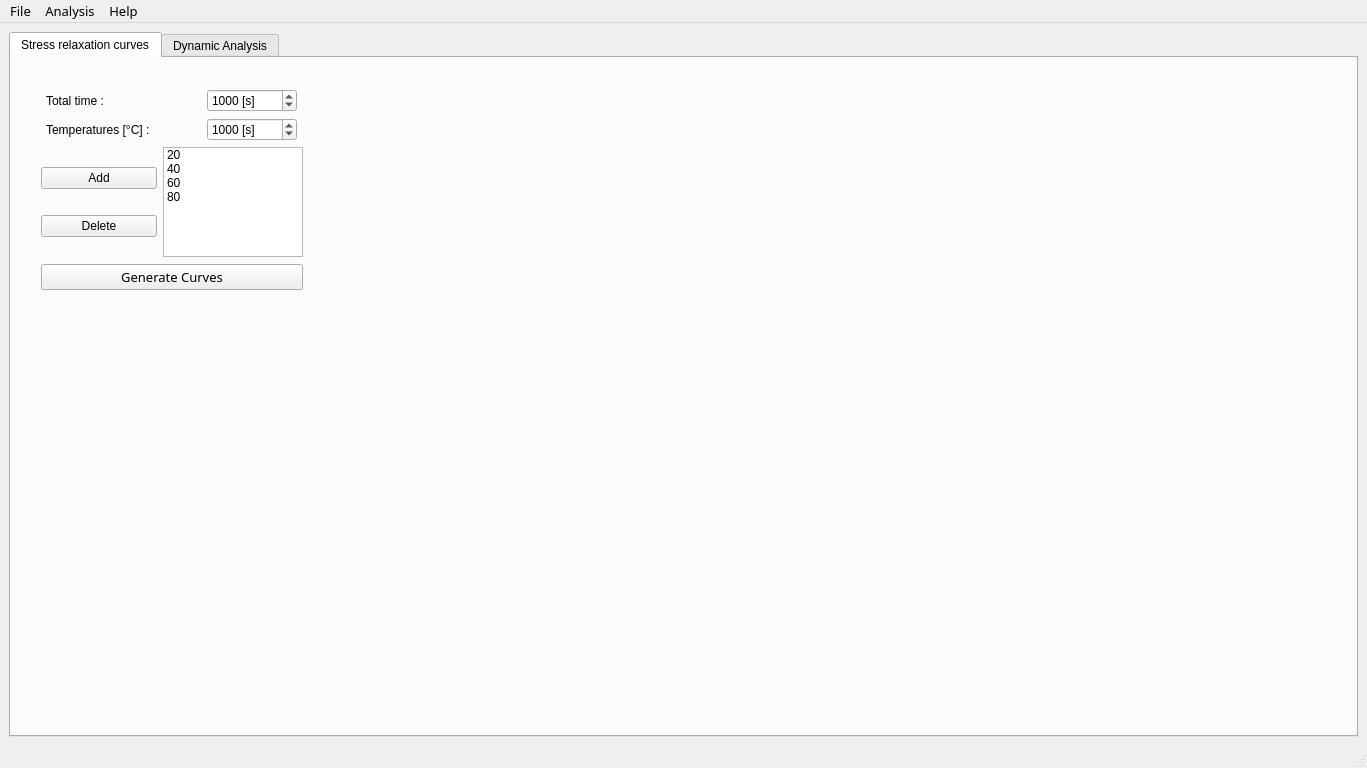
<?xml version="1.0" encoding="UTF-8"?>
<ui version="4.0">
 <class>MainWindow</class>
 <widget class="QMainWindow" name="MainWindow">
  <property name="geometry">
   <rect>
    <x>0</x>
    <y>0</y>
    <width>1367</width>
    <height>768</height>
   </rect>
  </property>
  <property name="windowTitle">
   <string>MainWindow</string>
  </property>
  <widget class="QWidget" name="centralwidget">
   <layout class="QGridLayout" name="gridLayout">
    <item row="0" column="0">
     <widget class="QTabWidget" name="tabWidget">
      <property name="currentIndex">
       <number>0</number>
      </property>
      <widget class="QWidget" name="tab_stressRelaxation">
       <attribute name="title">
        <string>Stress relaxation curves</string>
       </attribute>
       <widget class="QWidget" name="layoutWidget">
        <property name="geometry">
         <rect>
          <x>30</x>
          <y>30</y>
          <width>262</width>
          <height>203</height>
         </rect>
        </property>
        <layout class="QVBoxLayout" name="verticalLayout_8">
         <item>
          <layout class="QVBoxLayout" name="verticalLayout_7">
           <item>
            <layout class="QHBoxLayout" name="horizontalLayout_12">
             <item>
              <widget class="QLabel" name="label_9">
               <property name="minimumSize">
                <size>
                 <width>150</width>
                 <height>0</height>
                </size>
               </property>
               <property name="maximumSize">
                <size>
                 <width>150</width>
                 <height>16777215</height>
                </size>
               </property>
               <property name="text">
                <string>Total time :</string>
               </property>
              </widget>
             </item>
             <item>
              <widget class="QSpinBox" name="sB_TotalTime">
               <property name="minimumSize">
                <size>
                 <width>90</width>
                 <height>0</height>
                </size>
               </property>
               <property name="maximumSize">
                <size>
                 <width>90</width>
                 <height>16777215</height>
                </size>
               </property>
               <property name="suffix">
                <string> [s]</string>
               </property>
               <property name="maximum">
                <number>1000000</number>
               </property>
               <property name="value">
                <number>1000</number>
               </property>
              </widget>
             </item>
            </layout>
           </item>
           <item>
            <layout class="QHBoxLayout" name="horizontalLayout_11">
             <item>
              <widget class="QLabel" name="label_7">
               <property name="minimumSize">
                <size>
                 <width>150</width>
                 <height>0</height>
                </size>
               </property>
               <property name="maximumSize">
                <size>
                 <width>150</width>
                 <height>16777215</height>
                </size>
               </property>
               <property name="text">
                <string>Temperatures [°C] :</string>
               </property>
              </widget>
             </item>
             <item>
              <widget class="QSpinBox" name="sB_TempStressRel">
               <property name="minimumSize">
                <size>
                 <width>90</width>
                 <height>0</height>
                </size>
               </property>
               <property name="maximumSize">
                <size>
                 <width>90</width>
                 <height>16777215</height>
                </size>
               </property>
               <property name="suffix">
                <string> [s]</string>
               </property>
               <property name="maximum">
                <number>1000000</number>
               </property>
               <property name="value">
                <number>1000</number>
               </property>
              </widget>
             </item>
            </layout>
           </item>
           <item>
            <layout class="QHBoxLayout" name="horizontalLayout_10">
             <item>
              <layout class="QVBoxLayout" name="verticalLayout_6">
               <item>
                <widget class="QPushButton" name="pB_AddTempStressRel">
                 <property name="text">
                  <string>Add</string>
                 </property>
                </widget>
               </item>
               <item>
                <widget class="QPushButton" name="pB_DeleteTempStressRel">
                 <property name="text">
                  <string>Delete</string>
                 </property>
                </widget>
               </item>
              </layout>
             </item>
             <item>
              <widget class="QListWidget" name="listWidgetTemp_StressRel">
               <property name="minimumSize">
                <size>
                 <width>140</width>
                 <height>110</height>
                </size>
               </property>
               <property name="maximumSize">
                <size>
                 <width>140</width>
                 <height>110</height>
                </size>
               </property>
               <item>
                <property name="text">
                 <string>20</string>
                </property>
               </item>
               <item>
                <property name="text">
                 <string>40</string>
                </property>
               </item>
               <item>
                <property name="text">
                 <string>60</string>
                </property>
               </item>
               <item>
                <property name="text">
                 <string>80</string>
                </property>
               </item>
              </widget>
             </item>
            </layout>
           </item>
          </layout>
         </item>
         <item>
          <widget class="QPushButton" name="pB_GenerateRelaxationCurves">
           <property name="font">
            <font>
             <family>Ebrima</family>
             <pointsize>10</pointsize>
            </font>
           </property>
           <property name="text">
            <string>Generate Curves</string>
           </property>
          </widget>
         </item>
        </layout>
       </widget>
      </widget>
      <widget class="QWidget" name="tab_Dynamic">
       <attribute name="title">
        <string>Dynamic Analysis</string>
       </attribute>
       <widget class="QWidget" name="layoutWidget">
        <property name="geometry">
         <rect>
          <x>30</x>
          <y>40</y>
          <width>270</width>
          <height>525</height>
         </rect>
        </property>
        <layout class="QVBoxLayout" name="verticalLayout_5">
         <item>
          <widget class="QGroupBox" name="gB_vsFreq">
           <property name="font">
            <font>
             <family>Ebrima</family>
             <pointsize>10</pointsize>
            </font>
           </property>
           <property name="title">
            <string>vs Frequency</string>
           </property>
           <layout class="QVBoxLayout" name="verticalLayout_2">
            <item>
             <layout class="QHBoxLayout" name="horizontalLayout">
              <item>
               <widget class="QLabel" name="label">
                <property name="minimumSize">
                 <size>
                  <width>150</width>
                  <height>0</height>
                 </size>
                </property>
                <property name="maximumSize">
                 <size>
                  <width>150</width>
                  <height>16777215</height>
                 </size>
                </property>
                <property name="text">
                 <string>Initial Frequency [Hz] :</string>
                </property>
               </widget>
              </item>
              <item>
               <widget class="QDoubleSpinBox" name="dSB_initialFreq">
                <property name="minimumSize">
                 <size>
                  <width>90</width>
                  <height>0</height>
                 </size>
                </property>
                <property name="maximumSize">
                 <size>
                  <width>90</width>
                  <height>16777215</height>
                 </size>
                </property>
                <property name="suffix">
                 <string> [Hz]</string>
                </property>
                <property name="minimum">
                 <double>0.010000000000000</double>
                </property>
                <property name="maximum">
                 <double>20.000000000000000</double>
                </property>
                <property name="singleStep">
                 <double>0.010000000000000</double>
                </property>
               </widget>
              </item>
             </layout>
            </item>
            <item>
             <layout class="QHBoxLayout" name="horizontalLayout_2">
              <item>
               <widget class="QLabel" name="label_2">
                <property name="minimumSize">
                 <size>
                  <width>150</width>
                  <height>0</height>
                 </size>
                </property>
                <property name="maximumSize">
                 <size>
                  <width>150</width>
                  <height>16777215</height>
                 </size>
                </property>
                <property name="text">
                 <string>Final Frequency [Hz] :</string>
                </property>
               </widget>
              </item>
              <item>
               <widget class="QDoubleSpinBox" name="dSB_finalFreq">
                <property name="minimumSize">
                 <size>
                  <width>90</width>
                  <height>0</height>
                 </size>
                </property>
                <property name="maximumSize">
                 <size>
                  <width>90</width>
                  <height>16777215</height>
                 </size>
                </property>
                <property name="suffix">
                 <string> [Hz]</string>
                </property>
                <property name="minimum">
                 <double>0.010000000000000</double>
                </property>
                <property name="maximum">
                 <double>20.000000000000000</double>
                </property>
                <property name="singleStep">
                 <double>0.010000000000000</double>
                </property>
                <property name="value">
                 <double>0.250000000000000</double>
                </property>
               </widget>
              </item>
             </layout>
            </item>
            <item>
             <layout class="QHBoxLayout" name="horizontalLayout_3">
              <item>
               <widget class="QLabel" name="label_3">
                <property name="minimumSize">
                 <size>
                  <width>150</width>
                  <height>0</height>
                 </size>
                </property>
                <property name="maximumSize">
                 <size>
                  <width>150</width>
                  <height>16777215</height>
                 </size>
                </property>
                <property name="text">
                 <string>Temperatures [°C] :</string>
                </property>
               </widget>
              </item>
              <item>
               <widget class="QLineEdit" name="lineEditTemp">
                <property name="minimumSize">
                 <size>
                  <width>60</width>
                  <height>0</height>
                 </size>
                </property>
                <property name="maximumSize">
                 <size>
                  <width>60</width>
                  <height>16777215</height>
                 </size>
                </property>
               </widget>
              </item>
             </layout>
            </item>
            <item>
             <layout class="QHBoxLayout" name="horizontalLayout_8">
              <item>
               <layout class="QVBoxLayout" name="verticalLayout">
                <item>
                 <widget class="QPushButton" name="pB_AddTemp">
                  <property name="text">
                   <string>Add</string>
                  </property>
                 </widget>
                </item>
                <item>
                 <widget class="QPushButton" name="pB_DeleteTemp">
                  <property name="text">
                   <string>Delete</string>
                  </property>
                 </widget>
                </item>
               </layout>
              </item>
              <item>
               <widget class="QListWidget" name="listWidgetTemp">
                <property name="minimumSize">
                 <size>
                  <width>140</width>
                  <height>110</height>
                 </size>
                </property>
                <property name="maximumSize">
                 <size>
                  <width>140</width>
                  <height>110</height>
                 </size>
                </property>
                <item>
                 <property name="text">
                  <string>20</string>
                 </property>
                </item>
                <item>
                 <property name="text">
                  <string>40</string>
                 </property>
                </item>
                <item>
                 <property name="text">
                  <string>60</string>
                 </property>
                </item>
                <item>
                 <property name="text">
                  <string>80</string>
                 </property>
                </item>
               </widget>
              </item>
             </layout>
            </item>
           </layout>
          </widget>
         </item>
         <item>
          <widget class="QGroupBox" name="gB_vsFreq_2">
           <property name="font">
            <font>
             <family>Ebrima</family>
             <pointsize>10</pointsize>
            </font>
           </property>
           <property name="title">
            <string>vs Temperatures</string>
           </property>
           <layout class="QVBoxLayout" name="verticalLayout_3">
            <item>
             <layout class="QHBoxLayout" name="horizontalLayout_4">
              <item>
               <widget class="QLabel" name="label_4">
                <property name="minimumSize">
                 <size>
                  <width>150</width>
                  <height>0</height>
                 </size>
                </property>
                <property name="maximumSize">
                 <size>
                  <width>150</width>
                  <height>16777215</height>
                 </size>
                </property>
                <property name="text">
                 <string>Initial Temperature [°C] :</string>
                </property>
               </widget>
              </item>
              <item>
               <widget class="QDoubleSpinBox" name="dSB_initialTemp">
                <property name="minimumSize">
                 <size>
                  <width>90</width>
                  <height>0</height>
                 </size>
                </property>
                <property name="maximumSize">
                 <size>
                  <width>90</width>
                  <height>16777215</height>
                 </size>
                </property>
                <property name="suffix">
                 <string> [°C]</string>
                </property>
                <property name="minimum">
                 <double>0.000000000000000</double>
                </property>
                <property name="maximum">
                 <double>100.000000000000000</double>
                </property>
                <property name="singleStep">
                 <double>0.010000000000000</double>
                </property>
                <property name="value">
                 <double>0.000000000000000</double>
                </property>
               </widget>
              </item>
             </layout>
            </item>
            <item>
             <layout class="QHBoxLayout" name="horizontalLayout_5">
              <item>
               <widget class="QLabel" name="label_5">
                <property name="minimumSize">
                 <size>
                  <width>150</width>
                  <height>0</height>
                 </size>
                </property>
                <property name="maximumSize">
                 <size>
                  <width>150</width>
                  <height>16777215</height>
                 </size>
                </property>
                <property name="text">
                 <string>Final Temperature [°C] :</string>
                </property>
               </widget>
              </item>
              <item>
               <widget class="QDoubleSpinBox" name="dSB_finalTemp">
                <property name="minimumSize">
                 <size>
                  <width>90</width>
                  <height>0</height>
                 </size>
                </property>
                <property name="maximumSize">
                 <size>
                  <width>90</width>
                  <height>16777215</height>
                 </size>
                </property>
                <property name="suffix">
                 <string> [°C]</string>
                </property>
                <property name="minimum">
                 <double>0.010000000000000</double>
                </property>
                <property name="maximum">
                 <double>100.000000000000000</double>
                </property>
                <property name="singleStep">
                 <double>0.010000000000000</double>
                </property>
                <property name="value">
                 <double>0.250000000000000</double>
                </property>
               </widget>
              </item>
             </layout>
            </item>
            <item>
             <layout class="QHBoxLayout" name="horizontalLayout_6">
              <item>
               <widget class="QLabel" name="label_6">
                <property name="minimumSize">
                 <size>
                  <width>150</width>
                  <height>0</height>
                 </size>
                </property>
                <property name="maximumSize">
                 <size>
                  <width>150</width>
                  <height>16777215</height>
                 </size>
                </property>
                <property name="text">
                 <string>Frequencies [Hz] :</string>
                </property>
               </widget>
              </item>
              <item>
               <widget class="QLineEdit" name="lineEditFreq">
                <property name="minimumSize">
                 <size>
                  <width>60</width>
                  <height>0</height>
                 </size>
                </property>
                <property name="maximumSize">
                 <size>
                  <width>60</width>
                  <height>16777215</height>
                 </size>
                </property>
               </widget>
              </item>
             </layout>
            </item>
            <item>
             <layout class="QHBoxLayout" name="horizontalLayout_9">
              <item>
               <layout class="QVBoxLayout" name="verticalLayout_4">
                <item>
                 <widget class="QPushButton" name="pB_AddFreq">
                  <property name="text">
                   <string>Add</string>
                  </property>
                 </widget>
                </item>
                <item>
                 <widget class="QPushButton" name="pB_DeleteFreq">
                  <property name="text">
                   <string>Delete</string>
                  </property>
                 </widget>
                </item>
               </layout>
              </item>
              <item>
               <widget class="QListWidget" name="listWidgetFreq">
                <property name="minimumSize">
                 <size>
                  <width>140</width>
                  <height>110</height>
                 </size>
                </property>
                <property name="maximumSize">
                 <size>
                  <width>140</width>
                  <height>110</height>
                 </size>
                </property>
                <item>
                 <property name="text">
                  <string>0.05</string>
                 </property>
                </item>
                <item>
                 <property name="text">
                  <string>0.10</string>
                 </property>
                </item>
                <item>
                 <property name="text">
                  <string>0.15</string>
                 </property>
                </item>
                <item>
                 <property name="text">
                  <string>0.20</string>
                 </property>
                </item>
                <item>
                 <property name="text">
                  <string>0.25</string>
                 </property>
                </item>
               </widget>
              </item>
             </layout>
            </item>
           </layout>
          </widget>
         </item>
         <item>
          <layout class="QHBoxLayout" name="horizontalLayout_7">
           <item>
            <widget class="QPushButton" name="pB_GenerateCurves">
             <property name="font">
              <font>
               <family>Ebrima</family>
               <pointsize>10</pointsize>
              </font>
             </property>
             <property name="text">
              <string>Generate Curves</string>
             </property>
            </widget>
           </item>
           <item>
            <spacer name="horizontalSpacer">
             <property name="orientation">
              <enum>Qt::Horizontal</enum>
             </property>
             <property name="sizeHint" stdset="0">
              <size>
               <width>40</width>
               <height>20</height>
              </size>
             </property>
            </spacer>
           </item>
          </layout>
         </item>
        </layout>
       </widget>
      </widget>
     </widget>
    </item>
   </layout>
  </widget>
  <widget class="QMenuBar" name="menubar">
   <property name="geometry">
    <rect>
     <x>0</x>
     <y>0</y>
     <width>1367</width>
     <height>23</height>
    </rect>
   </property>
   <property name="font">
    <font>
     <family>Ebrima</family>
     <pointsize>10</pointsize>
    </font>
   </property>
   <widget class="QMenu" name="menuFile">
    <property name="title">
     <string>File</string>
    </property>
    <addaction name="actionNewMaterial"/>
    <addaction name="actionOpenMaterial"/>
    <addaction name="actionSaveAsJSON"/>
   </widget>
   <widget class="QMenu" name="menuAbout">
    <property name="title">
     <string>Help</string>
    </property>
    <addaction name="actionDocumentation"/>
    <addaction name="actionAbout"/>
   </widget>
   <widget class="QMenu" name="menuAnalysis">
    <property name="title">
     <string>Analysis</string>
    </property>
    <addaction name="actionSet_Curves"/>
    <addaction name="actionSet_Material_Model"/>
    <addaction name="actionGet_Material_Parameters"/>
   </widget>
   <addaction name="menuFile"/>
   <addaction name="menuAnalysis"/>
   <addaction name="menuAbout"/>
  </widget>
  <widget class="QStatusBar" name="statusbar"/>
  <action name="actionNewMaterial">
   <property name="text">
    <string>New Material</string>
   </property>
   <property name="font">
    <font>
     <family>Ebrima</family>
     <pointsize>10</pointsize>
    </font>
   </property>
  </action>
  <action name="actionOpenMaterial">
   <property name="text">
    <string>Open Material</string>
   </property>
   <property name="font">
    <font>
     <family>Ebrima</family>
     <pointsize>10</pointsize>
    </font>
   </property>
  </action>
  <action name="actionSaveAsJSON">
   <property name="text">
    <string>Save Material as a JSON</string>
   </property>
   <property name="font">
    <font>
     <family>Ebrima</family>
     <pointsize>10</pointsize>
    </font>
   </property>
  </action>
  <action name="actionDocumentation">
   <property name="text">
    <string>Documentation</string>
   </property>
  </action>
  <action name="actionAbout">
   <property name="text">
    <string>About</string>
   </property>
  </action>
  <action name="actionSet_Curves">
   <property name="text">
    <string>Set Curves</string>
   </property>
   <property name="font">
    <font>
     <family>Ebrima</family>
     <pointsize>10</pointsize>
    </font>
   </property>
  </action>
  <action name="actionSet_Material_Model">
   <property name="text">
    <string>Set Material Model</string>
   </property>
   <property name="font">
    <font>
     <family>Ebrima</family>
     <pointsize>10</pointsize>
    </font>
   </property>
  </action>
  <action name="actionGet_Material_Parameters">
   <property name="text">
    <string>Get Material Parameters</string>
   </property>
   <property name="font">
    <font>
     <family>Ebrima</family>
     <pointsize>10</pointsize>
    </font>
   </property>
  </action>
 </widget>
 <resources/>
 <connections/>
</ui>
